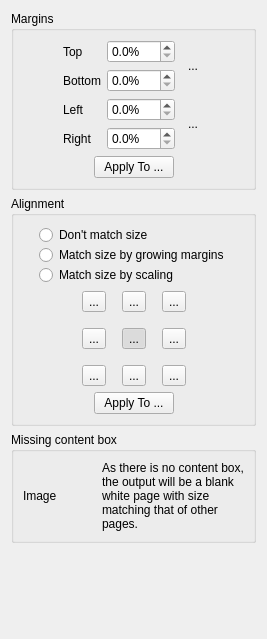
<?xml version="1.0" encoding="UTF-8"?>
<ui version="4.0">
 <class>PageLayoutOptionsWidget</class>
 <widget class="QWidget" name="PageLayoutOptionsWidget">
  <property name="geometry">
   <rect>
    <x>0</x>
    <y>0</y>
    <width>267</width>
    <height>639</height>
   </rect>
  </property>
  <property name="windowTitle">
   <string>Form</string>
  </property>
  <layout class="QVBoxLayout" name="verticalLayout_4">
   <item>
    <widget class="QGroupBox" name="marginsGroup">
     <property name="title">
      <string>Margins</string>
     </property>
     <layout class="QVBoxLayout" name="verticalLayout">
      <item>
       <layout class="QHBoxLayout" name="horizontalLayout_2">
        <item>
         <spacer name="horizontalSpacer_3">
          <property name="orientation">
           <enum>Qt::Horizontal</enum>
          </property>
          <property name="sizeHint" stdset="0">
           <size>
            <width>1</width>
            <height>1</height>
           </size>
          </property>
         </spacer>
        </item>
        <item>
         <layout class="QGridLayout" name="gridLayout">
          <item row="0" column="0">
           <widget class="QLabel" name="label">
            <property name="text">
             <string>Top</string>
            </property>
           </widget>
          </item>
          <item row="0" column="2" rowspan="2">
           <widget class="QToolButton" name="topBottomLink">
            <property name="minimumSize">
             <size>
              <width>24</width>
              <height>48</height>
             </size>
            </property>
            <property name="text">
             <string>...</string>
            </property>
            <property name="icon">
             <iconset resource="../../../app/resources/resources.qrc">
              <normaloff>:/icons/stock-vchain-broken-24.png</normaloff>
              <normalon>:/icons/stock-vchain-24.png</normalon>:/icons/stock-vchain-broken-24.png</iconset>
            </property>
            <property name="iconSize">
             <size>
              <width>9</width>
              <height>24</height>
             </size>
            </property>
            <property name="autoRaise">
             <bool>true</bool>
            </property>
           </widget>
          </item>
          <item row="1" column="0">
           <widget class="QLabel" name="label_2">
            <property name="text">
             <string>Bottom</string>
            </property>
           </widget>
          </item>
          <item row="1" column="1">
           <widget class="QDoubleSpinBox" name="bottomMarginSpinBox">
            <property name="suffix">
             <string notr="true">%</string>
            </property>
            <property name="decimals">
             <number>1</number>
            </property>
            <property name="maximum">
             <double>999.000000000000000</double>
            </property>
            <property name="singleStep">
             <double>0.500000000000000</double>
            </property>
           </widget>
          </item>
          <item row="2" column="0">
           <widget class="QLabel" name="label_3">
            <property name="text">
             <string>Left</string>
            </property>
           </widget>
          </item>
          <item row="2" column="1">
           <widget class="QDoubleSpinBox" name="leftMarginSpinBox">
            <property name="suffix">
             <string notr="true">%</string>
            </property>
            <property name="decimals">
             <number>1</number>
            </property>
            <property name="maximum">
             <double>999.000000000000000</double>
            </property>
            <property name="singleStep">
             <double>0.500000000000000</double>
            </property>
           </widget>
          </item>
          <item row="2" column="2" rowspan="2">
           <widget class="QToolButton" name="leftRightLink">
            <property name="minimumSize">
             <size>
              <width>24</width>
              <height>48</height>
             </size>
            </property>
            <property name="text">
             <string>...</string>
            </property>
            <property name="icon">
             <iconset resource="../../../app/resources/resources.qrc">
              <normaloff>:/icons/stock-vchain-broken-24.png</normaloff>
              <normalon>:/icons/stock-vchain-24.png</normalon>:/icons/stock-vchain-broken-24.png</iconset>
            </property>
            <property name="iconSize">
             <size>
              <width>9</width>
              <height>24</height>
             </size>
            </property>
            <property name="checked">
             <bool>false</bool>
            </property>
            <property name="autoRaise">
             <bool>true</bool>
            </property>
           </widget>
          </item>
          <item row="3" column="0">
           <widget class="QLabel" name="label_4">
            <property name="text">
             <string>Right</string>
            </property>
           </widget>
          </item>
          <item row="3" column="1">
           <widget class="QDoubleSpinBox" name="rightMarginSpinBox">
            <property name="suffix">
             <string notr="true">%</string>
            </property>
            <property name="decimals">
             <number>1</number>
            </property>
            <property name="maximum">
             <double>999.000000000000000</double>
            </property>
            <property name="singleStep">
             <double>0.500000000000000</double>
            </property>
           </widget>
          </item>
          <item row="0" column="1">
           <widget class="QDoubleSpinBox" name="topMarginSpinBox">
            <property name="suffix">
             <string notr="true">%</string>
            </property>
            <property name="decimals">
             <number>1</number>
            </property>
            <property name="maximum">
             <double>999.000000000000000</double>
            </property>
            <property name="singleStep">
             <double>0.500000000000000</double>
            </property>
           </widget>
          </item>
         </layout>
        </item>
        <item>
         <spacer name="horizontalSpacer">
          <property name="orientation">
           <enum>Qt::Horizontal</enum>
          </property>
          <property name="sizeHint" stdset="0">
           <size>
            <width>1</width>
            <height>1</height>
           </size>
          </property>
         </spacer>
        </item>
       </layout>
      </item>
      <item>
       <layout class="QHBoxLayout" name="horizontalLayout_5">
        <item>
         <spacer name="horizontalSpacer_9">
          <property name="orientation">
           <enum>Qt::Horizontal</enum>
          </property>
          <property name="sizeHint" stdset="0">
           <size>
            <width>1</width>
            <height>1</height>
           </size>
          </property>
         </spacer>
        </item>
        <item>
         <widget class="QPushButton" name="applyMarginsBtn">
          <property name="text">
           <string>Apply To ...</string>
          </property>
         </widget>
        </item>
        <item>
         <spacer name="horizontalSpacer_10">
          <property name="orientation">
           <enum>Qt::Horizontal</enum>
          </property>
          <property name="sizeHint" stdset="0">
           <size>
            <width>1</width>
            <height>1</height>
           </size>
          </property>
         </spacer>
        </item>
       </layout>
      </item>
     </layout>
    </widget>
   </item>
   <item>
    <widget class="QGroupBox" name="alignmentGroup">
     <property name="title">
      <string>Alignment</string>
     </property>
     <layout class="QVBoxLayout" name="verticalLayout_2">
      <item>
       <layout class="QHBoxLayout" name="horizontalLayout_3">
        <property name="spacing">
         <number>0</number>
        </property>
        <item>
         <spacer name="horizontalSpacer_7">
          <property name="orientation">
           <enum>Qt::Horizontal</enum>
          </property>
          <property name="sizeHint" stdset="0">
           <size>
            <width>0</width>
            <height>0</height>
           </size>
          </property>
         </spacer>
        </item>
        <item>
         <layout class="QVBoxLayout" name="verticalLayout_3">
          <item>
           <widget class="QRadioButton" name="matchSizeDisabledRb">
            <property name="text">
             <string>Don't match size</string>
            </property>
            <attribute name="buttonGroup">
             <string notr="true">matchSizeButtonGroup</string>
            </attribute>
           </widget>
          </item>
          <item>
           <widget class="QRadioButton" name="matchSizeMarginsRb">
            <property name="text">
             <string>Match size by growing margins</string>
            </property>
            <attribute name="buttonGroup">
             <string notr="true">matchSizeButtonGroup</string>
            </attribute>
           </widget>
          </item>
          <item>
           <widget class="QRadioButton" name="matchSizeScaleRb">
            <property name="text">
             <string>Match size by scaling</string>
            </property>
            <attribute name="buttonGroup">
             <string notr="true">matchSizeButtonGroup</string>
            </attribute>
           </widget>
          </item>
         </layout>
        </item>
        <item>
         <spacer name="horizontalSpacer_8">
          <property name="orientation">
           <enum>Qt::Horizontal</enum>
          </property>
          <property name="sizeHint" stdset="0">
           <size>
            <width>0</width>
            <height>0</height>
           </size>
          </property>
         </spacer>
        </item>
       </layout>
      </item>
      <item>
       <layout class="QHBoxLayout" name="horizontalLayout_4">
        <item>
         <spacer name="horizontalSpacer_6">
          <property name="orientation">
           <enum>Qt::Horizontal</enum>
          </property>
          <property name="sizeHint" stdset="0">
           <size>
            <width>1</width>
            <height>1</height>
           </size>
          </property>
         </spacer>
        </item>
        <item>
         <layout class="QGridLayout" name="gridLayout_2">
          <property name="spacing">
           <number>16</number>
          </property>
          <item row="0" column="0">
           <widget class="QToolButton" name="alignTopLeftBtn">
            <property name="text">
             <string>...</string>
            </property>
            <property name="icon">
             <iconset resource="../../../app/resources/resources.qrc">
              <normaloff>:/icons/stock-gravity-north-west-24.png</normaloff>:/icons/stock-gravity-north-west-24.png</iconset>
            </property>
            <property name="iconSize">
             <size>
              <width>24</width>
              <height>24</height>
             </size>
            </property>
            <property name="checkable">
             <bool>true</bool>
            </property>
            <property name="autoExclusive">
             <bool>true</bool>
            </property>
            <attribute name="buttonGroup">
             <string notr="true">alignmentButtonGroup</string>
            </attribute>
           </widget>
          </item>
          <item row="0" column="1">
           <widget class="QToolButton" name="alignTopBtn">
            <property name="text">
             <string>...</string>
            </property>
            <property name="icon">
             <iconset resource="../../../app/resources/resources.qrc">
              <normaloff>:/icons/stock-gravity-north-24.png</normaloff>:/icons/stock-gravity-north-24.png</iconset>
            </property>
            <property name="iconSize">
             <size>
              <width>24</width>
              <height>24</height>
             </size>
            </property>
            <property name="checkable">
             <bool>true</bool>
            </property>
            <property name="autoExclusive">
             <bool>true</bool>
            </property>
            <attribute name="buttonGroup">
             <string notr="true">alignmentButtonGroup</string>
            </attribute>
           </widget>
          </item>
          <item row="0" column="2">
           <widget class="QToolButton" name="alignTopRightBtn">
            <property name="text">
             <string>...</string>
            </property>
            <property name="icon">
             <iconset resource="../../../app/resources/resources.qrc">
              <normaloff>:/icons/stock-gravity-north-east-24.png</normaloff>:/icons/stock-gravity-north-east-24.png</iconset>
            </property>
            <property name="iconSize">
             <size>
              <width>24</width>
              <height>24</height>
             </size>
            </property>
            <property name="checkable">
             <bool>true</bool>
            </property>
            <property name="autoExclusive">
             <bool>true</bool>
            </property>
            <attribute name="buttonGroup">
             <string notr="true">alignmentButtonGroup</string>
            </attribute>
           </widget>
          </item>
          <item row="1" column="0">
           <widget class="QToolButton" name="alignLeftBtn">
            <property name="text">
             <string>...</string>
            </property>
            <property name="icon">
             <iconset resource="../../../app/resources/resources.qrc">
              <normaloff>:/icons/stock-gravity-west-24.png</normaloff>:/icons/stock-gravity-west-24.png</iconset>
            </property>
            <property name="iconSize">
             <size>
              <width>24</width>
              <height>24</height>
             </size>
            </property>
            <property name="checkable">
             <bool>true</bool>
            </property>
            <property name="autoExclusive">
             <bool>true</bool>
            </property>
            <attribute name="buttonGroup">
             <string notr="true">alignmentButtonGroup</string>
            </attribute>
           </widget>
          </item>
          <item row="1" column="1">
           <widget class="QToolButton" name="alignCenterBtn">
            <property name="text">
             <string>...</string>
            </property>
            <property name="icon">
             <iconset resource="../../../app/resources/resources.qrc">
              <normaloff>:/icons/stock-center-24.png</normaloff>:/icons/stock-center-24.png</iconset>
            </property>
            <property name="iconSize">
             <size>
              <width>24</width>
              <height>24</height>
             </size>
            </property>
            <property name="checkable">
             <bool>true</bool>
            </property>
            <property name="checked">
             <bool>true</bool>
            </property>
            <property name="autoExclusive">
             <bool>true</bool>
            </property>
            <attribute name="buttonGroup">
             <string notr="true">alignmentButtonGroup</string>
            </attribute>
           </widget>
          </item>
          <item row="1" column="2">
           <widget class="QToolButton" name="alignRightBtn">
            <property name="text">
             <string>...</string>
            </property>
            <property name="icon">
             <iconset resource="../../../app/resources/resources.qrc">
              <normaloff>:/icons/stock-gravity-east-24.png</normaloff>:/icons/stock-gravity-east-24.png</iconset>
            </property>
            <property name="iconSize">
             <size>
              <width>24</width>
              <height>24</height>
             </size>
            </property>
            <property name="checkable">
             <bool>true</bool>
            </property>
            <property name="autoExclusive">
             <bool>true</bool>
            </property>
            <attribute name="buttonGroup">
             <string notr="true">alignmentButtonGroup</string>
            </attribute>
           </widget>
          </item>
          <item row="2" column="0">
           <widget class="QToolButton" name="alignBottomLeftBtn">
            <property name="text">
             <string>...</string>
            </property>
            <property name="icon">
             <iconset resource="../../../app/resources/resources.qrc">
              <normaloff>:/icons/stock-gravity-south-west-24.png</normaloff>:/icons/stock-gravity-south-west-24.png</iconset>
            </property>
            <property name="iconSize">
             <size>
              <width>24</width>
              <height>24</height>
             </size>
            </property>
            <property name="checkable">
             <bool>true</bool>
            </property>
            <property name="autoExclusive">
             <bool>true</bool>
            </property>
            <attribute name="buttonGroup">
             <string notr="true">alignmentButtonGroup</string>
            </attribute>
           </widget>
          </item>
          <item row="2" column="1">
           <widget class="QToolButton" name="alignBottomBtn">
            <property name="text">
             <string>...</string>
            </property>
            <property name="icon">
             <iconset resource="../../../app/resources/resources.qrc">
              <normaloff>:/icons/stock-gravity-south-24.png</normaloff>:/icons/stock-gravity-south-24.png</iconset>
            </property>
            <property name="iconSize">
             <size>
              <width>24</width>
              <height>24</height>
             </size>
            </property>
            <property name="checkable">
             <bool>true</bool>
            </property>
            <property name="autoExclusive">
             <bool>true</bool>
            </property>
            <attribute name="buttonGroup">
             <string notr="true">alignmentButtonGroup</string>
            </attribute>
           </widget>
          </item>
          <item row="2" column="2">
           <widget class="QToolButton" name="alignBottomRightBtn">
            <property name="text">
             <string>...</string>
            </property>
            <property name="icon">
             <iconset resource="../../../app/resources/resources.qrc">
              <normaloff>:/icons/stock-gravity-south-east-24.png</normaloff>:/icons/stock-gravity-south-east-24.png</iconset>
            </property>
            <property name="iconSize">
             <size>
              <width>24</width>
              <height>24</height>
             </size>
            </property>
            <property name="checkable">
             <bool>true</bool>
            </property>
            <property name="autoExclusive">
             <bool>true</bool>
            </property>
            <attribute name="buttonGroup">
             <string notr="true">alignmentButtonGroup</string>
            </attribute>
           </widget>
          </item>
         </layout>
        </item>
        <item>
         <spacer name="horizontalSpacer_5">
          <property name="orientation">
           <enum>Qt::Horizontal</enum>
          </property>
          <property name="sizeHint" stdset="0">
           <size>
            <width>1</width>
            <height>1</height>
           </size>
          </property>
         </spacer>
        </item>
       </layout>
      </item>
      <item>
       <layout class="QHBoxLayout" name="horizontalLayout_6">
        <item>
         <spacer name="horizontalSpacer_11">
          <property name="orientation">
           <enum>Qt::Horizontal</enum>
          </property>
          <property name="sizeHint" stdset="0">
           <size>
            <width>1</width>
            <height>1</height>
           </size>
          </property>
         </spacer>
        </item>
        <item>
         <widget class="QPushButton" name="applyAlignmentBtn">
          <property name="text">
           <string>Apply To ...</string>
          </property>
         </widget>
        </item>
        <item>
         <spacer name="horizontalSpacer_12">
          <property name="orientation">
           <enum>Qt::Horizontal</enum>
          </property>
          <property name="sizeHint" stdset="0">
           <size>
            <width>1</width>
            <height>1</height>
           </size>
          </property>
         </spacer>
        </item>
       </layout>
      </item>
     </layout>
    </widget>
   </item>
   <item>
    <widget class="QGroupBox" name="missingContentBoxGroup">
     <property name="title">
      <string>Missing content box</string>
     </property>
     <layout class="QHBoxLayout" name="horizontalLayout">
      <item>
       <widget class="QLabel" name="warningIconLabel">
        <property name="text">
         <string notr="true">Image</string>
        </property>
       </widget>
      </item>
      <item>
       <widget class="QLabel" name="label_5">
        <property name="text">
         <string>As there is no content box, the output will be a blank white page with size matching that of other pages.</string>
        </property>
        <property name="wordWrap">
         <bool>true</bool>
        </property>
        <property name="textInteractionFlags">
         <set>Qt::LinksAccessibleByMouse|Qt::TextSelectableByMouse</set>
        </property>
       </widget>
      </item>
     </layout>
    </widget>
   </item>
   <item>
    <spacer name="verticalSpacer">
     <property name="orientation">
      <enum>Qt::Vertical</enum>
     </property>
     <property name="sizeHint" stdset="0">
      <size>
       <width>1</width>
       <height>1</height>
      </size>
     </property>
    </spacer>
   </item>
  </layout>
 </widget>
 <tabstops>
  <tabstop>topBottomLink</tabstop>
  <tabstop>topMarginSpinBox</tabstop>
  <tabstop>bottomMarginSpinBox</tabstop>
  <tabstop>leftRightLink</tabstop>
  <tabstop>leftMarginSpinBox</tabstop>
  <tabstop>rightMarginSpinBox</tabstop>
  <tabstop>applyMarginsBtn</tabstop>
  <tabstop>alignTopLeftBtn</tabstop>
  <tabstop>alignTopBtn</tabstop>
  <tabstop>alignTopRightBtn</tabstop>
  <tabstop>alignLeftBtn</tabstop>
  <tabstop>alignCenterBtn</tabstop>
  <tabstop>alignRightBtn</tabstop>
  <tabstop>alignBottomLeftBtn</tabstop>
  <tabstop>alignBottomBtn</tabstop>
  <tabstop>alignBottomRightBtn</tabstop>
  <tabstop>applyAlignmentBtn</tabstop>
 </tabstops>
 <resources>
  <include location="../../../app/resources/resources.qrc"/>
 </resources>
 <connections/>
 <buttongroups>
  <buttongroup name="matchSizeButtonGroup"/>
  <buttongroup name="alignmentButtonGroup"/>
 </buttongroups>
</ui>
